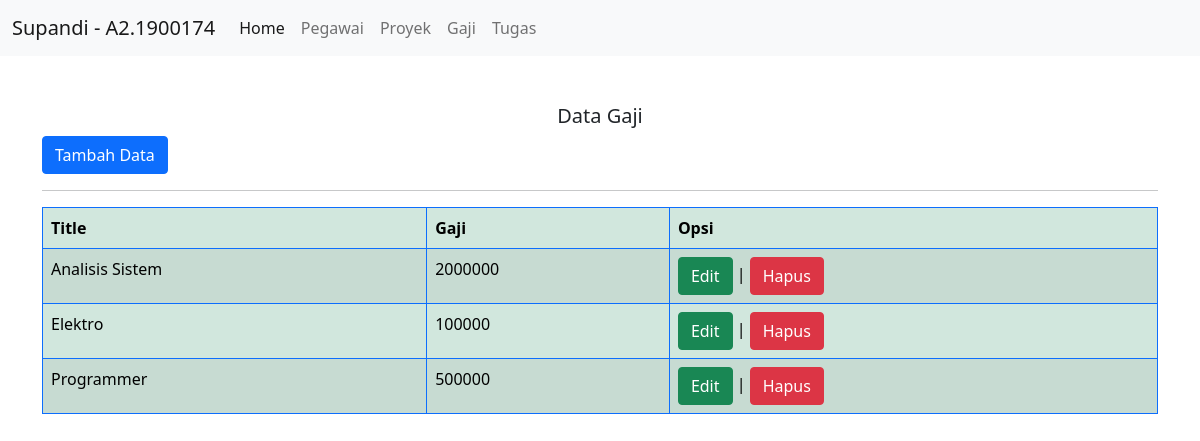
The page /gaji.php on the database its author committed.
### tables this page shows
CREATE TABLE `gaji` (
  `Title` varchar(255) NOT NULL,
  `Gaji` int(11) NOT NULL
);

### gaji.php (the view, shortened to what this page needs)
<!DOCTYPE html>
<html lang="en">
<head>
	<link rel="stylesheet" href="css/bootstrap.min.css" />
</head>
<body>
	<nav class="navbar navbar-expand-lg navbar-light bg-light">
  <div class="container-fluid">
    <a class="navbar-brand" href="#">Supandi - A2.1900174</a>
    <div class="collapse navbar-collapse" id="navbarNavAltMarkup">
      <div class="navbar-nav">
        <a class="nav-link active" aria-current="page" href="index.php">Home</a>
        <a class="nav-link" href="pegawai.php">Pegawai</a>
        <a class="nav-link" href="proyek.php">Proyek</a>
        <a class="nav-link" href="gaji.php">Gaji</a>
        <a class="nav-link" href="tugas.php">Tugas</a>
      </div>
    </div>
  </div>
</nav>
<br><br>
<div class="container">
	<h5 class="text-center">Data Gaji</h5>
	<a type="button" class="btn btn-primary" href="tambahgaji.php">Tambah Data</a><br>
	<hr>
		<table class="table table-success table-striped table-bordered border-primary">
			<thead>
			<tr>
				<th>Title</th>
				<th>Gaji</th>
				<th>Opsi</th>
			</tr>
		</thead>
			<?php include("db.php");
			$hmontreal = mysqli_query($montreal, "select * from Gaji");
			while($rmontreal = mysqli_fetch_array($hmontreal)){
				?>
				<tr>
					<td><?php echo $rmontreal['0']; ?></td>
					<td><?php echo $rmontreal['1']; ?></td>
					<td>
						<a type="button" class="btn btn-success" href="editgaji.php?Title=<?php echo $rmontreal['0']; ?>">Edit</a> |
						<a type="button" class="btn btn-danger" href="hapusgaji.php?Title=<?php echo $rmontreal['0']; ?>">Hapus</a>
					</td>
				</tr>
				<?php } ?>
		</table>
</div>
<br><br>
</body>
</html>

### rows shown on the page
gaji: Title "Analisis Sistem", Gaji "2000000"
gaji: Title "Elektro", Gaji "100000"
gaji: Title "Programmer", Gaji "500000"
